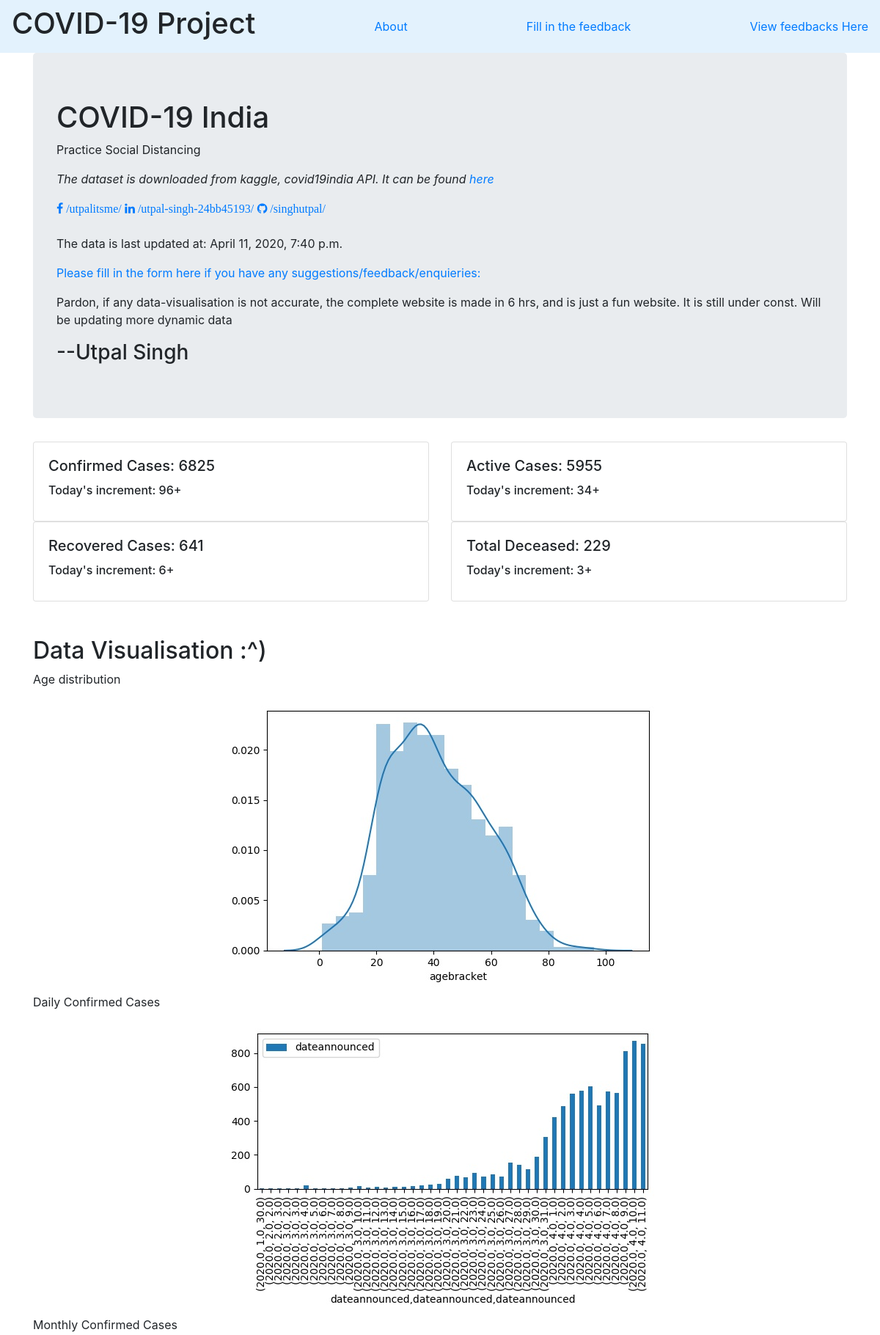
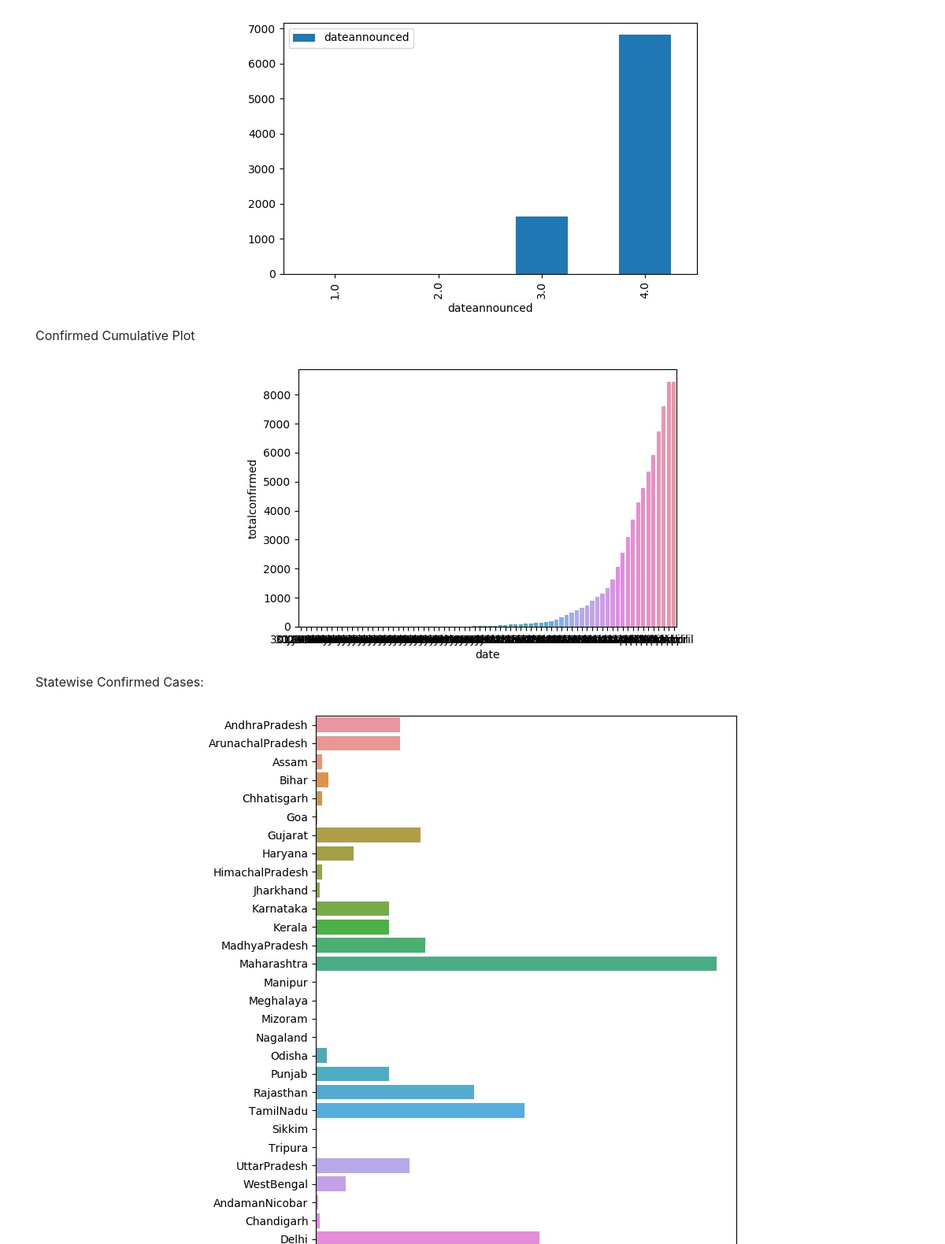
The page / (upper part) on the database its author committed (2 pictures, top to bottom).
### covid_app/models.py (models this page shows)
class covid_ind(models.Model):
      confirmed = models.IntegerField(null = True, db_index = True, blank = True)
      day_increment_confirmed = models.IntegerField(null = True, db_index = True, blank = True)
      active = models.IntegerField(null = True, db_index = True, blank = True)
      day_increment_active = models.IntegerField(null = True, db_index = True, blank = True)
      recovered = models.IntegerField(null = True, db_index = True, blank = True)
      day_increment_recovered = models.IntegerField(null = True, db_index = True, blank = True)
      deaths = models.IntegerField(null = True, db_index = True, blank = True)
      day_increment_deaths = models.IntegerField(null = True, db_index = True, blank = True)
      date_updated = models.DateTimeField(null = True, db_index = True, blank = True)

class covid_data_anal(models.Model):
      daily_confirm = models.ImageField(upload_to = 'graphs', blank = True)
      monthly_confirm = models.ImageField(upload_to = 'graphs', blank = True)
      recov_daily_plot = models.ImageField(upload_to = 'graphs', blank = True)
      decease_daily_plot = models.ImageField(upload_to = 'graphs', blank = True)
      daily_hospitalize = models.ImageField(upload_to = 'graphs', blank = True)
      age_distribution = models.ImageField(upload_to = 'graphs', blank = True)
      heat_map = models.ImageField(upload_to = 'graphs', blank = True)
      conf_cum_plot = models.ImageField(upload_to = 'graphs', blank = True)
      pair_plot = models.ImageField(upload_to = 'graphs', blank = True)
      dailyconf_dist_15mar = models.ImageField(upload_to = 'graphs', blank = True)
      recovered_cum_plot = models.ImageField(upload_to = 'graphs', blank = True)
      deceased_cum_plot = models.ImageField(upload_to = 'graphs', blank = True)
      States_Conf_plot = models.ImageField(upload_to = 'graphs', blank = True)

### covid_app/views.py (the view)
# urls.py: url(r'^$', views.index),
def index(request):
      anal = covid_data_anal.objects.all()
      data = covid_ind.objects.all()
      my_dict = {'anals': anal, 'datas': data}
      return render(request, 'covid_app/index.html', context = my_dict)

### templates/covid_app/index.html (shortened to what this page needs)
<!DOCTYPE html>
<html lang="en" dir="ltr">
  <head>
    <link rel="stylesheet" href="https://stackpath.bootstrapcdn.com/bootstrap/4.4.1/css/bootstrap.min.css">
    <link rel="stylesheet" href="https://cdnjs.cloudflare.com/ajax/libs/font-awesome/4.7.0/css/font-awesome.min.css">
  </head>
  <body>
    <nav class="navbar navbar-light" style="background-color: #e3f2fd;">
      <h1>COVID-19 Project</h1>
        <ul class = "nav navbar-nav">
          <li><a href="/about">About</a></li>
        </ul>
        <a href="/feedback">Fill in the feedback</a>
        <a href="/feedback">View feedbacks Here</a>
    </nav>
    <div class="container">
      <div class="jumbotron">
        <h1>COVID-19 India</h1>
        <p>Practice Social Distancing</p>
        <em><p>The dataset is downloaded from kaggle, covid19india API. It can be found <a href="/data">here</a> </p></em>
        <a href="https://www.facebook.com/utpalitsme" class="fa fa-facebook"> /utpalitsme/   </a>
        <a href="https://www.linkedin.com/in/utpal-singh-24bb45193" class="fa fa-linkedin">   /utpal-singh-24bb45193/ </a>
        <a href="https://www.github.com/singhutpal" class="fa fa-github">   /singhutpal/   </a>
        <br></br>
        {% for data in datas %}
        <p>The data is last updated at: {{data.date_updated}} </p>
        <p><a href="/feedback"> Please fill in the form here if you have any suggestions/feedback/enquieries: </a> </p>
        {% endfor %}
        <p>Pardon, if any data-visualisation is not accurate, the complete website is made in 6 hrs, and is just a fun website. It is still under const. Will be updating more dynamic data</p>
        <h3>--Utpal Singh</h3>
      </div>
    </div>
    <div class="container">
      <div class="row">
        {% for data in datas %}
  <div class="col-sm-6">
    <div class="card">
      <div class="card-body">
        <h5 class="card-title">Confirmed Cases: {{data.confirmed}}</h5>
        <h6 class="card-title">Today's increment: {{data.day_increment_confirmed}}+</h6>
      </div>
    </div>
  </div>
  <div class="col-sm-6">
    <div class="card">
      <div class="card-body">
        <h5 class="card-title">Active Cases: {{data.active}}</h5>
        <h6 class="card-title">Today's increment: {{data.day_increment_active}}+</h6>
      </div>
    </div>
  </div>
  <div class="col-sm-6">
    <div class="card">
      <div class="card-body">
        <h5 class="card-title">Recovered Cases: {{data.recovered}}</h5>
        <h6 class="card-title">Today's increment: {{data.day_increment_recovered}}+</h6>
      </div>
    </div>
  </div>
  <div class="col-sm-6">
    <div class="card">
      <div class="card-body">
        <h5 class="card-title">Total Deceased: {{data.deaths}}</h5>
        <h6 class="card-title">Today's increment: {{data.day_increment_deaths}}+</h6>
      </div>
    </div>
  </div>
</div>
{% endfor %}
<br></br>
      <h2>Data Visualisation :^)</h2>
      {% for anal in anals %}
        <p>Age distribution</p>
        <img src="{{anal.age_distribution.url}}" alt="" class="rounded mx-auto d-block">
        <p>Daily Confirmed Cases</p>
        <img src="{{anal.daily_confirm.url}}" alt="" class="rounded mx-auto d-block">
        <p>Monthly Confirmed Cases</p>
        <img src="{{anal.monthly_confirm.url}}" alt="" class="rounded mx-auto d-block">
        <p>Confirmed Cumulative Plot</p>
        <img src="{{anal.conf_cum_plot.url}}" alt="" class="rounded mx-auto d-block">
        <p>Statewise Confirmed Cases: </p>
        <img src="{{anal.States_Conf_plot.url}}" alt="" class="rounded mx-auto d-block">
        {% endfor %}
    </div>
  </body>
</html>

### rows shown on the page
covid_ind: date_updated "April 11, 2020, 7:40 p.m.", confirmed "6825", day_increment_confirmed "96", active "5955", day_increment_active "34", recovered "641", day_increment_recovered "6", deaths "229", day_increment_deaths "3"
covid_data_anal: age_distribution (picture), daily_confirm (picture), monthly_confirm (picture), conf_cum_plot (picture), States_Conf_plot (picture)
